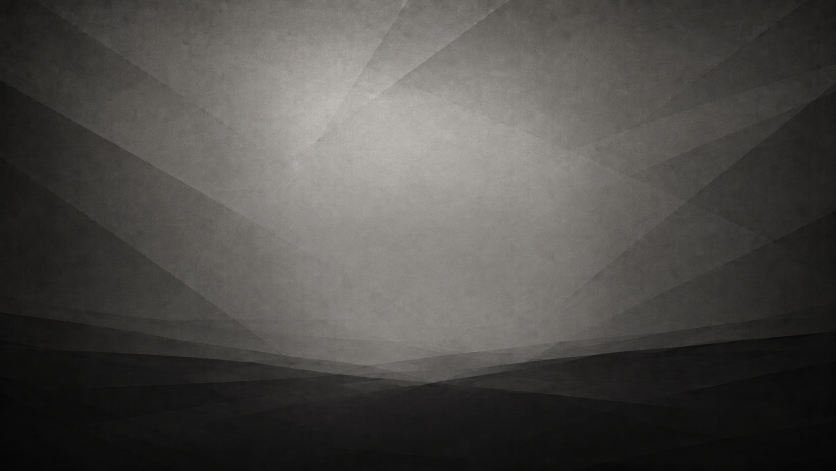
#> input picture Assets/_Project/Art/Textures (Grayscale)/Backdrops/Backdrop_Bloom.png, 1672 x 941 px (shown at 1/2 size); its folder holds only this picture in this run
$ python gen_texture_inventory.py
#> lines starting #> are read from the running program, lines starting #| are printed output that depends on the picture
"""Собирает инвентарь grayscale-текстур UI в вики-справочник.

Зачем скрипт, а не рукописная таблица: список файлов отстаёт от диска за неделю — ровно так
было с картой журналов, пока её не начали генерировать. Тот же приём, что у
`scripts/audio/gen_audio_reference.py`.

Запуск:  py scripts/gen_texture_inventory.py
Выход:   docs/wiki/tech/10-reference/ui-texture-inventory.md  (руками не править)
"""

from __future__ import annotations

import datetime as _dt
from pathlib import Path

from PIL import Image, ImageChops, ImageStat

ROOT = Path(__file__).resolve().parent.parent
SRC = ROOT / "Assets/_Project/Art/Textures (Grayscale)"
WORK = ROOT / "Assets/_Project/Art/UI Textures"
OUT = ROOT / "docs/wiki/tech/10-reference/ui-texture-inventory.md"

# Роль папки -> зачем эта пачка нужна. Держится здесь, потому что из имён файлов не выводится.
FOLDER_ROLE = {
    "Backdrops": "задник экранов меты — кадр целиком, растягивается по экрану",
    "Banners": "вертикальное полотнище под колонку выбора (приём Slay the Spire)",
    "Frames": "рамка панели, орнамент в углах — годится под 9-slice",
    "Plates": "лента-пластина с орнаментальными концами — 9-slice по горизонтали",
    "Masks": "маска затемнения и свечения, играет яркостью, а не рисунком",
}


def channel_spread(im: Image.Image) -> tuple[int, float]:
    """Насколько картинка НЕ серая: максимальный и средний разброс каналов.

    Под тонирование через `-unity-background-image-tint-color` разброс должен быть нулевым,
    иначе тинт красит уже подкрашенное и даёт грязь.
    """
    r, g, b = im.convert("RGB").resize((256, 256)).split()
    hi = ImageChops.lighter(ImageChops.lighter(r, g), b)
    lo = ImageChops.darker(ImageChops.darker(r, g), b)
    d = ImageChops.difference(hi, lo)
    return d.getextrema()[1], ImageStat.Stat(d).mean[0]


def polarity(im: Image.Image) -> str:
    """На чём лежит рисунок: на светлом поле или на тёмном. Решает, как вырезать альфу."""
    g = im.convert("L")
    w, h = g.size
    edge = [g.getpixel((x, 2)) for x in range(0, w, max(1, w // 64))]
    edge += [g.getpixel((2, y)) for y in range(0, h, max(1, h // 64))]
    avg = sum(edge) / len(edge)
    if avg > 200:
        return "на белом"
    if avg < 55:
        return "на чёрном"
    return "без поля"


def slice_border(png: Path) -> str:
    """Границы 9-slice берутся из `.meta` — их владелец импортёр, а не эта таблица."""
    meta = png.with_suffix(png.suffix + ".meta")
    if not meta.is_file():
        return "—"
    for line in meta.read_text(encoding="utf-8", errors="ignore").splitlines():
        if "spriteBorder:" in line and "0, y: 0, z: 0, w: 0" not in line:
            nums = [p.split(":")[-1].strip() for p in line.split("spriteBorder:")[1].strip("{} ").split(",")]
            if len(nums) == 4:
                left, bottom, right, top = nums
                return f"бока {left}, кромки {bottom}" if left != bottom else f"со всех {left}"
    return "—"


def main() -> None:
    if not SRC.is_dir():
        raise SystemExit(f"нет папки {SRC}")

    folders = sorted(p for p in SRC.iterdir() if p.is_dir())
    total = sum(len(list(f.glob("*.png"))) for f in folders)
    weight = sum(p.stat().st_size for f in folders for p in f.glob("*.png"))

    lines: list[str] = []
    lines.append("---")
    lines.append('title: "Reference - UI Texture Inventory"')
    lines.append("order: 57")
    lines.append("status: ready")
    lines.append(f"updated: {_dt.date.today().isoformat()}")
    lines.append("---")
    lines.append("")
    lines.append("**Статус:** ready — СГЕНЕРИРОВАН `scripts/gen_texture_inventory.py` с диска.")
    lines.append("Руками не править: правка уедет при следующем прогоне. Владелец правды — сами файлы")
    lines.append(f"в `{SRC.relative_to(ROOT).as_posix()}`.")
    lines.append("")
    lines.append("---")
    lines.append("")
    lines.append("Что за grayscale-текстуры лежат в проекте, какого они размера и в каком состоянии.")
    lines.append("Серые они затем, чтобы краситься токеном палитры в рантайме, а не плодить по файлу")
    lines.append("на каждый цвет. Почему так и чем платим — запись журнала")
    lines.append("[[tech/00-meta/journal/2026-08-23-grayscale-textures-get-names-that-say-the-motif|Journal - Grayscale Textures Get Names That Say The Motif]].")
    lines.append("")
    lines.append("## Сводка")
    lines.append("")
    lines.append("| | |")
    lines.append("|---|---|")
    lines.append(f"| Текстур | {total} |")
    lines.append(f"| Пачек | {len(folders)} |")
    lines.append(f"| Вес на диске | {weight / 1024 / 1024:.1f} МБ |")
    lines.append("")

    work_files = sorted(WORK.rglob("*.png")) if WORK.is_dir() else []
    lines.append(f"| Прогнано конвейером | {len(work_files)} из {total} |")
    lines.append("")
    lines.append("## Исходники")
    lines.append("")
    lines.append("Как пришли от генератора. В UI напрямую не годятся — колонки ниже показывают, чем.")
    lines.append("Обработку делает `scripts/prep_ui_textures.py`, результат — раздел «Рабочая пачка».")
    lines.append("")

    for folder in folders:
        files = sorted(folder.glob("*.png"))
        if not files:
            continue
        lines.append(f"### {folder.name}")
        lines.append("")
        role = FOLDER_ROLE.get(folder.name)
        if role:
            lines.append(f"Роль: {role}.")
            lines.append("")
        lines.append("| Файл | Размер | Альфа | Поле | Разброс каналов | Вес |")
        lines.append("|---|---|---|---|---|---|")
        for f in files:
            im = Image.open(f)
#> im is the input picture: PIL image 1672x941 RGB; mean R, G, B 77.4, 75.3, 73
            mx, mean = channel_spread(im)
#> in channel_spread, `r, g, b = im.convert("RGB").resize((256, 256)).split()`:
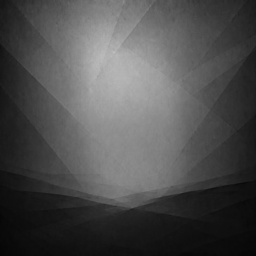
#> r: PIL image 256x256 L; min 5, max 189, mean 77.4
#> in channel_spread, `d = ImageChops.difference(hi, lo)`:
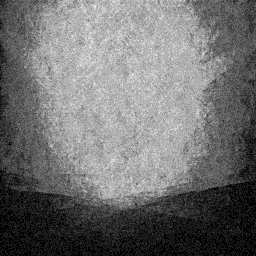
#> d: PIL image 256x256 L; min 0, max 10, mean 4.41; drawn with min black and max white
#> mx = 10; mean = 4.41
            alpha = "есть" if im.mode in ("RGBA", "LA") else "**нет**"
#> alpha = '**нет**'
            lines.append(
                f"| `{f.stem}` | {im.size[0]}x{im.size[1]} | {alpha} | {polarity(im)} "
                f"| max {mx}, сред. {mean:.1f} | {f.stat().st_size // 1024} КБ |"
            )
#> in polarity, `edge = [g.getpixel((x, 2)) for x in range(0, w, max(1, w // 64))]`: edge = 65 values, max 134 at index 28, min 22 at index 0, mean 73.62
#> in polarity, `edge += [g.getpixel((2, y)) for y in range(0, h, max(1, h // 64))]`: edge = 133 values, max 134 at index 28, min 5 at index 131, mean 46.26
#> in polarity, `avg = sum(edge) / len(edge)`: avg = 46.26
        lines.append("")

    if work_files:
        lines.append("## Рабочая пачка")
        lines.append("")
        lines.append(f"`{WORK.relative_to(ROOT).as_posix()}` — то, что кладётся в UI: поле вырезано в")
        lines.append("альфу, картинка обесцвечена, размер приведён к кратному четырём. Пересобрать —")
        lines.append("`py scripts/prep_ui_textures.py --force`; редактировать эти файлы руками бессмысленно.")
        lines.append("")
        lines.append("| Файл | Размер | Альфа | 9-slice | Вес |")
        lines.append("|---|---|---|---|---|")
        for f in work_files:
            im = Image.open(f)
            alpha = "есть" if im.mode in ("RGBA", "LA") else "нет (кадр целиком)"
            lines.append(
                f"| `{f.parent.name}/{f.stem}` | {im.size[0]}x{im.size[1]} | {alpha} "
                f"| {slice_border(f)} | {f.stat().st_size // 1024} КБ |"
            )
        lines.append("")

    lines.append("## Как читать колонки")
    lines.append("")
    lines.append("- **Альфа «нет»** — прозрачности у файла не существует. Шахматка на картинке")
    lines.append("  нарисована пикселями: так генератор изображает прозрачный фон, которого не отдаёт.")
    lines.append("  Такую текстуру нельзя класть поверх фона, пока белое поле не вырезано в альфу.")
    lines.append("- **Поле** — на чём лежит рисунок. Решает, что вырезать: белое или чёрное.")
    lines.append("- **Разброс каналов** — насколько картинка отличается от честно серой. Всё, что выше")
    lines.append("  нуля, при тонировании даёт паразитный оттенок.")
    lines.append("- **Размер не кратен 4** — Unity не сожмёт такую текстуру в BC/DXT и положит её")
    lines.append("  в RGBA32. Приводить к кратности до того, как текстура попадёт в экран.")
    lines.append("")

    OUT.parent.mkdir(parents=True, exist_ok=True)
    OUT.write_text("\n".join(lines), encoding="utf-8")
    print(f"{OUT.relative_to(ROOT).as_posix()}: {total} текстур в {len(folders)} пачках")


if __name__ == "__main__":
    main()

$ run again, on Assets/_Project/Art/Textures (Grayscale)/Backdrops/Backdrop_Rays_Dim.png
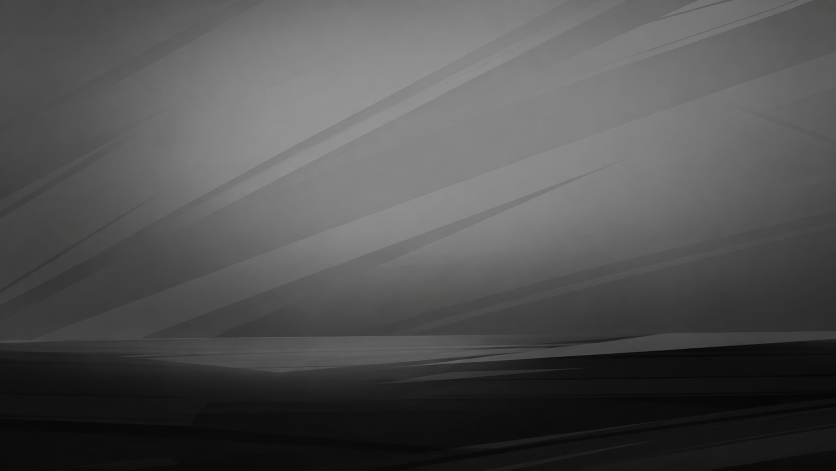
#> input picture Assets/_Project/Art/Textures (Grayscale)/Backdrops/Backdrop_Rays_Dim.png, 1672 x 941 px (shown at 1/2 size)
#> in main, im is the input picture: PIL image 1672x941 RGB; mean R, G, B 81.4, 81, 80.6
#> in channel_spread, `r, g, b = im.convert("RGB").resize((256, 256)).split()`:
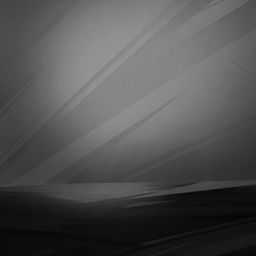
#> r: PIL image 256x256 L; min 6, max 149, mean 81.4
#> in channel_spread, `d = ImageChops.difference(hi, lo)`:
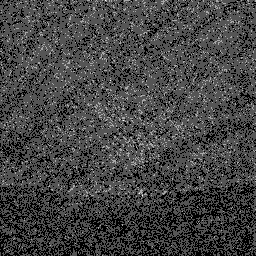
#> d: PIL image 256x256 L; min 0, max 3, mean 0.799; drawn with min black and max white
#> mx = 3; mean = 0.799
#> in polarity, `edge = [g.getpixel((x, 2)) for x in range(0, w, max(1, w // 64))]`: edge = 65 values, max 124 at index 38, min 69 at index 4, mean 100.7
#> in polarity, `edge += [g.getpixel((2, y)) for y in range(0, h, max(1, h // 64))]`: edge = 133 values, max 124 at index 38, min 9 at index 125, mean 76.68
#> avg = 76.68
